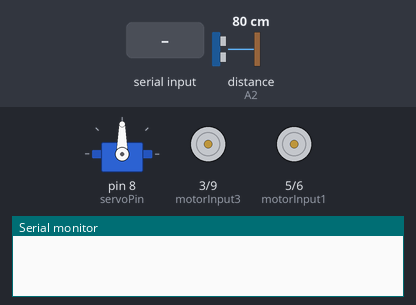
Simulated run of this sketch. Board: Arduino Uno, built with avr-gcc and run on an emulated ATmega328P. On the bench: servo, motor-driver pin pairs drawn as motors (green arrow = first pin HIGH = forward, orange = second pin HIGH = backward, longer = more drive), the last lines printed to the serial monitor. Inputs (shaded band) come from the test bench; at power-on: distance to the obstacle (sensor on A2) 80 cm. The echo pulse lasts 58.3 µs per cm.

Above: at 1.2 s.
1.3 s: "F" received over the second serial link
At 2.4 s:
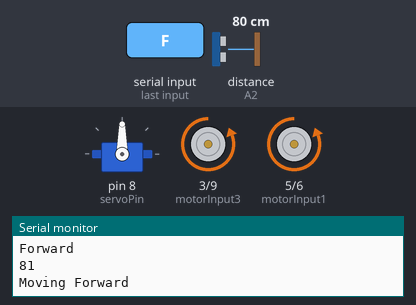
2.8 s: "B" received over the second serial link
At 3.4 s:
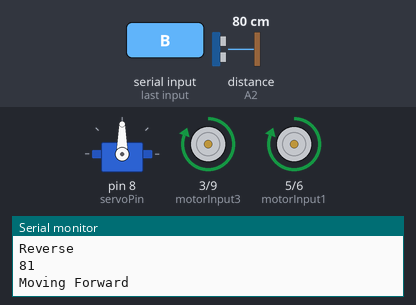
4.3 s: "R" received over the second serial link
At 4.7 s:
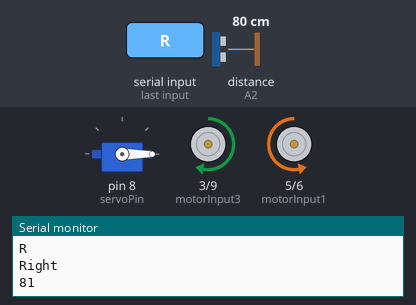
5.8 s: "L" received over the second serial link
At 7.0 s:
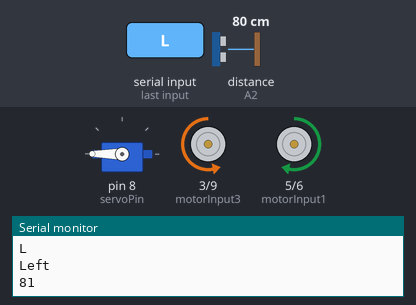
7.3 s: "S" received over the second serial link
At 7.8 s:
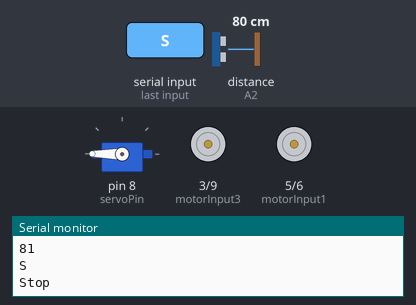
8.8 s: "F" received over the second serial link
At 9.3 s:
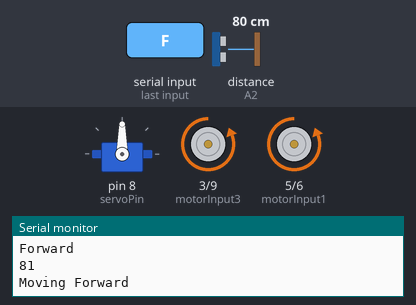
Timing chart, 0 to 11.3 s (numbered marks = the images above; inputs shaded):
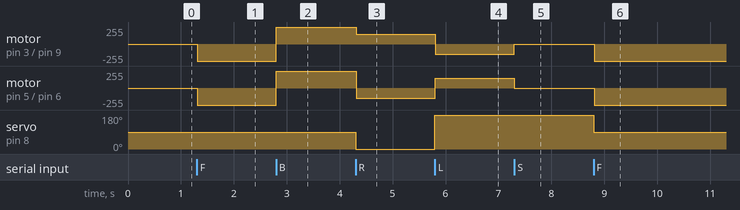

The sketch:

New_Receiver.ino
```cpp
#include <SoftwareSerial.h>
#include <NewPing.h>
#include <Servo.h>

SoftwareSerial BTSerial(10, 11); // Bluetooth RX -> Pin 11, TX -> Pin 10

// Car motor control pins
const int motorInput1 = 5;
const int motorInput2 = 6;
const int motorInput3 = 3;
const int motorInput4 = 9;

// Obstacle detection variables
#define trigPin A1
#define echoPin A2
#define maxDistance 200
const int obstacleThreshold = 30;
NewPing sonar(trigPin, echoPin, maxDistance);

// Servo setup for ultrasonic sensor
Servo ultrasonicServo;
const int servoPin = 8;

// Bluetooth direction command
char tiltDirection;

void setup() {
  pinMode(motorInput1, OUTPUT);
  pinMode(motorInput2, OUTPUT);
  pinMode(motorInput3, OUTPUT);
  pinMode(motorInput4, OUTPUT);

  digitalWrite(motorInput1, LOW);
  digitalWrite(motorInput2, LOW);
  digitalWrite(motorInput3, LOW);
  digitalWrite(motorInput4, LOW);

  ultrasonicServo.attach(servoPin);
  ultrasonicServo.write(90);  // Start centered

  Serial.begin(38400);
  BTSerial.begin(9600);
}

// Main loop
void loop() {
  // Listen for Bluetooth commands
  if (BTSerial.available()) {
    tiltDirection = BTSerial.read();
    Serial.println(tiltDirection);
    if (tiltDirection == 'F') {
      Serial.println("Forward");
      ultrasonicServo.write(90);
      delay(5);  // Allow time for servo to move
      checkForObstaclesAndMove(); // Check for obstacles before moving
    } else if (tiltDirection == 'B') {
      Serial.println("Reverse");
      //ultrasonicServo.write(270); // Center for reverse
      //delay(10);
      checkForObstaclesAndMove();
    } else if (tiltDirection == 'R') {
      Serial.println("Right");
      ultrasonicServo.write(0); // Turn right
      delay(5);
      checkForObstaclesAndMove();
    } else if (tiltDirection == 'L') {
      Serial.println("Left");
      ultrasonicServo.write(180); // Turn left
      delay(5);
      checkForObstaclesAndMove();
    } else if (tiltDirection == 'S') {
      Serial.println("Stop");
      stopCar();
    }
  }
}

// Function to check for obstacles and move the car
void checkForObstaclesAndMove() {
  int distance = sonar.ping_cm(); // Get distance from ultrasonic sensor
  Serial.println(distance); // Debugging output

  if (distance <= obstacleThreshold && distance > 0) { // Ensure distance is valid
    Serial.println("Obstacle detected, stopping car.");
    stopCar(); // Stop if an obstacle is detected
  } else {
    moveCar(); // Move if no obstacle is detected
  }
}

// Function to move the car based on the last direction command
void moveCar() {
  if (tiltDirection == 'F') {
    Serial.println("Moving Forward");
    forward();
  } else if (tiltDirection == 'B') {
    Serial.println("Moving Forward");
    reverse();
  } else if (tiltDirection == 'R') {
    right();
  } else if (tiltDirection == 'L') {
    left();
  }
}

// Movement functions
void forward() {
  digitalWrite(motorInput1, LOW);
  digitalWrite(motorInput2, HIGH);
  digitalWrite(motorInput3, LOW);
  digitalWrite(motorInput4, HIGH);
}

void reverse() {
  digitalWrite(motorInput1, HIGH);
  digitalWrite(motorInput2, LOW);
  digitalWrite(motorInput3, HIGH);
  digitalWrite(motorInput4, LOW);
}

void right() {
  digitalWrite(motorInput1, LOW);
  analogWrite(motorInput2, 150);
  analogWrite(motorInput3, 150);
  digitalWrite(motorInput4, LOW);
}

void left() {
  analogWrite(motorInput1, 150);
  digitalWrite(motorInput2, LOW);
  digitalWrite(motorInput3, LOW);
  analogWrite(motorInput4, 150);
}

void stopCar() {
  digitalWrite(motorInput1, LOW);
  digitalWrite(motorInput2, LOW);
  digitalWrite(motorInput3, LOW);
  digitalWrite(motorInput4, LOW);
}
```

Measured:
- after the input at 1.3 s, motor on pin 3 (motorInput3) / pin 9 (motorInput4), motor on pin 5 (motorInput1) / pin 6 (motorInput2): stopped → backward 255/255 at once
- after the input at 2.8 s, motor on pin 3 (motorInput3) / pin 9 (motorInput4), motor on pin 5 (motorInput1) / pin 6 (motorInput2): backward 255/255 → forward 255/255 at once
- after the input at 4.3 s, motor on pin 3 (motorInput3) / pin 9 (motorInput4): forward 255/255 → forward 150/255 at once; motor on pin 5 (motorInput1) / pin 6 (motorInput2): forward 255/255 → backward 150/255 at once; servo on pin 8 (servoPin): 90° → 0° at once
- after the input at 5.8 s, motor on pin 3 (motorInput3) / pin 9 (motorInput4): forward 150/255 → backward 150/255 at once; motor on pin 5 (motorInput1) / pin 6 (motorInput2): backward 150/255 → forward 150/255 at once; servo on pin 8 (servoPin): 0° → 180° at once
- after the input at 7.3 s, motor on pin 3 (motorInput3) / pin 9 (motorInput4): backward 150/255 → stopped at once; motor on pin 5 (motorInput1) / pin 6 (motorInput2): forward 150/255 → stopped at once
- after the input at 8.8 s, motor on pin 3 (motorInput3) / pin 9 (motorInput4), motor on pin 5 (motorInput1) / pin 6 (motorInput2): stopped → backward 255/255 at once; servo on pin 8 (servoPin): 180° → 90° at once
